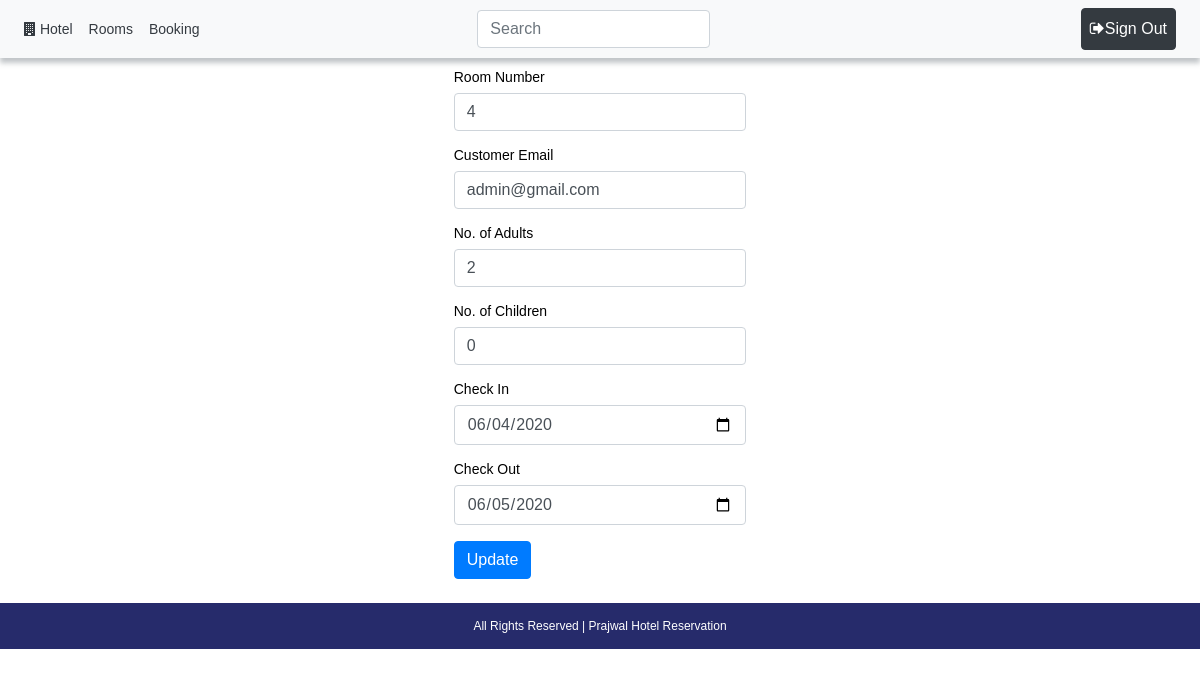
Screenshot of /components/booking/update.php?id=21 (signed in) with the database file from the repository.
### tables this page shows
CREATE TABLE `booking` (
  `id` int(11) NOT NULL,
  `customer_email` varchar(64) NOT NULL,
  `room_no` int(255) NOT NULL,
  `check_in` date NOT NULL,
  `check_out` date DEFAULT NULL,
  `adults_num` int(11) NOT NULL,
  `children_num` int(11) NOT NULL,
  `clear_bill` tinyint(1) NOT NULL DEFAULT 0
);

### components/booking/update.php (the view, shortened to what this page needs)
<?php
$path = $_SERVER['DOCUMENT_ROOT'];
$path .= "/hotel/";
require_once($path . 'connect.php');
$id = $_GET['id'];
$SelSql = "SELECT * FROM `booking` WHERE id=$id";
$res = mysqli_query($connection, $SelSql);
$r = mysqli_fetch_assoc($res);
?>
<?php require($path . 'templates/header.php') ?>
<div class="mt-4">
	<form method="post" class="mx-auto w-25">
		<div class="form-group">
			<label>Room Number</label>
			<input type="text" class="form-control" name="room_no" value="<?php echo $r['room_no']; ?>" />
		</div>
		<div class="form-group">
			<label>Customer Email</label>
			<input type="text" class="form-control" name="customer_email" value="<?php echo $r['customer_email']; ?>" />
		</div>
		<div class="form-group">
			<label>No. of Adults</label>
			<input type="number" class="form-control" name="adults" value="<?php echo $r['adults_num']; ?>" />
		</div>
		<div class="form-group">
			<label>No. of Children</label>
			<input type="number" class="form-control" name="children" value="<?php echo $r['children_num']; ?>" />
		</div>
		<div class="form-group">
			<label>Check In</label>
			<input type="date" name="check_in" class="form-control" value="<?php echo $r['check_in']; ?>" />
		</div>
		<div class="form-group">
			<label>Check Out</label>
			<input type="date" name="check_out" class="form-control" value="<?php echo $r['check_out']; ?>" />
		</div>
		<input type="submit" class="btn btn-primary" value="Update" />
	</form>
</div>
<?php require($path . 'templates/footer.php') ?>

### css/style.css (style rules this page uses)
* { color: black; }
html, body { height: 100%; }

### templates/header.php (style rules this page uses)
body { font: 14px sans-serif; }

### rows the page displays
booking: room_no "4", customer_email "admin@gmail.com", adults "2", children "0", check_in "06/04/2020", check_out "06/05/2020"
